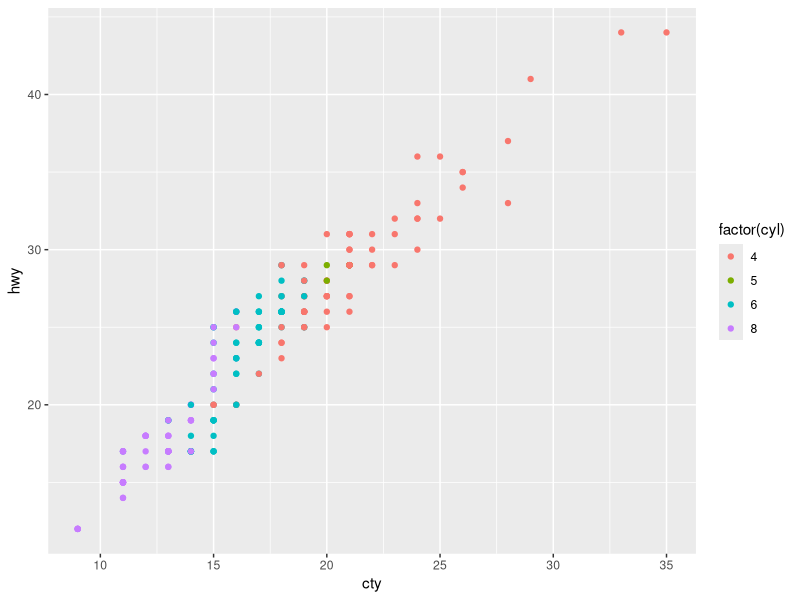

Reproduce this figure in R.
## ---- chunk 1
require(ggplot2)
ggplot(mpg, aes(x = cty, y = hwy, colour = factor(cyl))) + geom_point()

# doesn't work yet, need to build and install package first
#require(cowplot)
#ggplot(mpg, aes(x = cty, y = hwy, colour = factor(cyl))) + geom_point()
